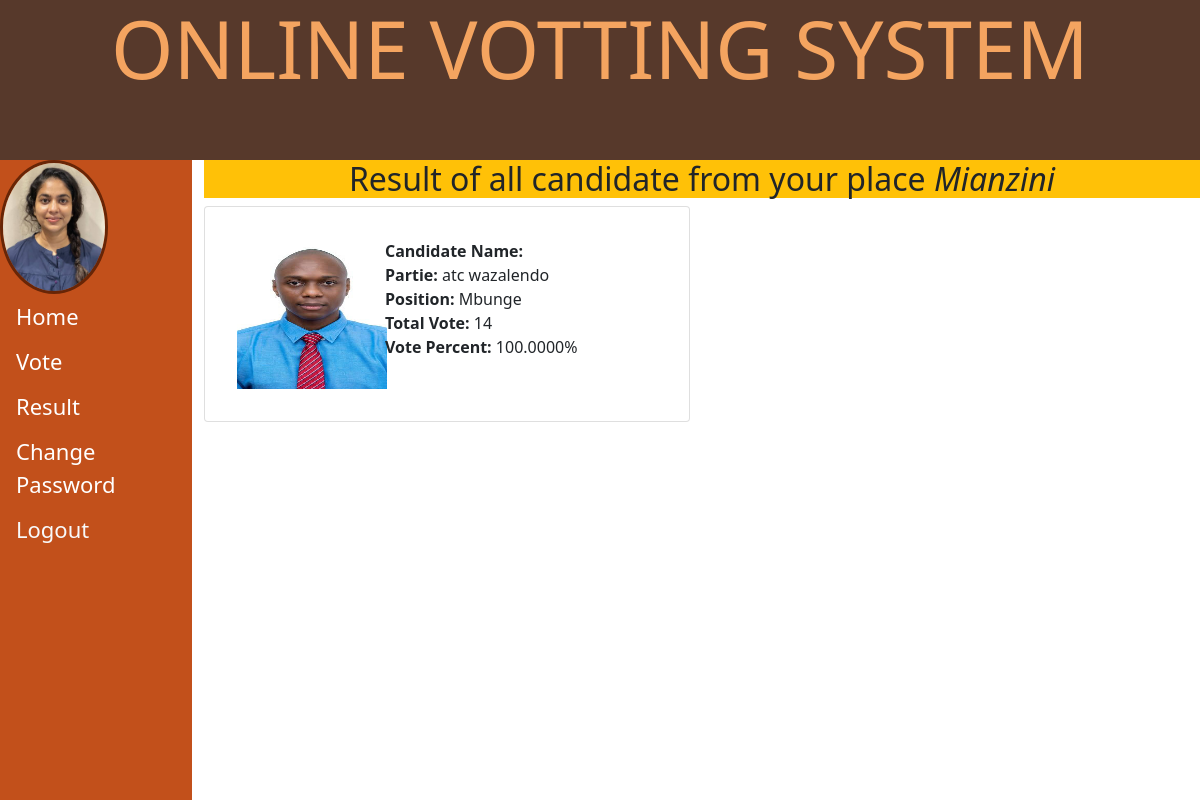
Page /vote_home.php (signed in) on the committed database.
### tables this page shows
CREATE TABLE IF NOT EXISTS `instution` (
  `id` int(11) NOT NULL AUTO_INCREMENT,
  `iname` varchar(50) NOT NULL,
  `dob` date NOT NULL,
  `place` varchar(50) NOT NULL,
  `email` varchar(50) NOT NULL,
  `passwordz` varchar(255) NOT NULL,
  `nida` int(20) NOT NULL,
  `code` varchar(250) NOT NULL,
  `statuz` varchar(30) NOT NULL,
  `otp` int(250) NOT NULL,
  `typez` varchar(50) NOT NULL DEFAULT 'instution',
  `image` blob NOT NULL,
  `adate` timestamp NOT NULL DEFAULT current_timestamp(),
  `udate` timestamp NOT NULL DEFAULT current_timestamp(),
  PRIMARY KEY (`id`),
  UNIQUE KEY `email` (`email`)
);

### vote_home.php (the view, shortened to what this page needs)
<?php
require_once("connection.php");
$em=$_SESSION['voter'];
$se = "SELECT place FROM instution WHERE email='$em'";
$qu = mysqli_query($conn,$se);
$ar = mysqli_fetch_array($qu);
$place = $ar['place'];
?>
<!DOCTYPE html>
<html lang="en">
<head>
    <link rel="stylesheet" href="./bootstrap/css/bootstrap.min.css">
    <link rel="stylesheet" href="./bootstrap/css/addition.css">
</head>
<body>
    <div class="jumbotron">
        <h1 class="text-center display-1 myhed">ONLINE VOTTING SYSTEM</h1>
    </div>
    <div class="main">
   <div class="row">
    <div class="col-md-2  linkz">
        <?php require_once("cand_hed.php");?>
    </div>
    <div class="col-md-10 col-sl-6 ">
    <h2 class="bg-warning text-center">Result of all candidate from your place <i><?php echo $place;?></i></h2>
    <div class="col-md-12 col-sl-12 col-lg-12 md-4">
  <div class="row">
   <?php
   require_once("connection.php");
   $sel="SELECT COUNT(*) AS kura FROM result";
        $quer=mysqli_query($conn,$sel);
        $arry=mysqli_fetch_array($quer);
        $kura=$arry['kura'];
    $selec="SELECT COUNT(result.kula) AS idadi,(COUNT(*)/$kura)*100 as aver,instution.image, result.candidate, result.kula, result.cand, result.eplace, result.part, result.position FROM result,instution WHERE result.candidate=instution.email AND instution.place='$place'";
        $queryr=mysqli_query($conn,$selec);
        while($array=mysqli_fetch_array($queryr)){
        $cand=$array['iname'];
        $img = $array['image'];
        $part=$array['part'];
        $posi=$array['position'];
        $aver=$array['aver'];
        $kra=$array['idadi'];
        echo "<div class='col-md-6 md-4'>
                            <div class='card-deck-wrapper'>
                                <div class='card-deck'>
                                    <div class='card md-4'>
                                        <div class='card-body'>
                                        <div class='card-body'>
                                        <div class='row'>
                                            <div class='col-md-4'>
                                            <img src='imagez/".$img."'width='150vh' height='150vh''>
                                            </div>
                                            <div class='col-md-8'>
                                            <b>Candidate Name: </b>".$cand."<br>
                                            <b>Partie: </b>".$part."<br>
                                            <b>Position: </b>".$posi."<br>
                                            <b>Total Vote: </b>".$kra."<br>
                                            <b>Vote Percent: </b>".$aver."%
                                            </div>
                                            </div>
                                        </div>
                                        </div>
                                    </div>
                                </div>
                            </div>
                        </div> ";
    }
   ?>
    </div>
</div>
    </div>
</body>
</html>

### cand_hed.php (shortened to what this page needs)
<!DOCTYPE html>
<html lang="en">
<head>
    <link rel="stylesheet" href="./bootstrap/css/bootstrap.min.css">
    <link rel="stylesheet" href="./bootstrap/css/addition.css">
</head>
<body>
    <div class="hedd">
    <div>
    <?php
    $chukua=$_SESSION['voter'];
    $select = "SELECT image FROM instution WHERE email='$chukua'";
    $quer = mysqli_query($conn,$select);
    $array=mysqli_fetch_array($quer);
        $img = $array['image'];
        echo "<img src='imagez/".$img."'width='100vh' height='100vh''>";
    ?>
    </div>
    <div><a href="vote_home.php">Home</a> </div>
    <div><a href="vote.php">Vote</a></div>
    <div><a href="result.php">Result</a></div>
    <div><a href="voter_cpass.php">Change Password</a></div>
    <div><a href="logout.php"class="text-light">Logout</a></div>
    </div>
</body>
</html>

### rows in the picture
instution: image (picture), place "Mianzini"

### other values in the picture
$part "atc wazalendo"
$posi "Mbunge"
$kra "14"
$aver "100.0000"
